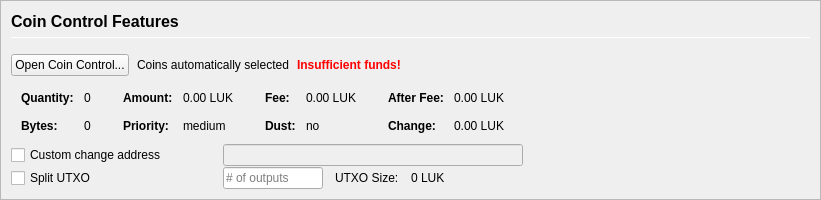
         <widget class="QFrame" name="frameCoinControl">
          <property name="sizePolicy">
           <sizepolicy hsizetype="Expanding" vsizetype="Expanding">
            <horstretch>0</horstretch>
            <verstretch>0</verstretch>
           </sizepolicy>
          </property>
          <property name="maximumSize">
           <size>
            <width>16777215</width>
            <height>16777215</height>
           </size>
          </property>
          <property name="frameShape">
           <enum>QFrame::StyledPanel</enum>
          </property>
          <property name="frameShadow">
           <enum>QFrame::Sunken</enum>
          </property>
          <layout class="QVBoxLayout" name="verticalLayoutCoinControl2">
           <property name="spacing">
            <number>0</number>
           </property>
           <property name="leftMargin">
            <number>0</number>
           </property>
           <property name="topMargin">
            <number>0</number>
           </property>
           <property name="rightMargin">
            <number>0</number>
           </property>
           <property name="bottomMargin">
            <number>0</number>
           </property>
           <item>
            <widget class="QFrame" name="frameCoinControl_BG">
             <layout class="QVBoxLayout" name="verticalLayoutCoinControl" stretch="0,0,0,0,0,0">
              <property name="spacing">
               <number>1</number>
              </property>
              <property name="leftMargin">
               <number>10</number>
              </property>
              <property name="topMargin">
               <number>10</number>
              </property>
              <item>
               <layout class="QHBoxLayout" name="horizontalLayoutCoinControl1">
                <property name="bottomMargin">
                 <number>15</number>
                </property>
                <item>
                 <layout class="QVBoxLayout" name="verticalLayout_3">
                  <property name="spacing">
                   <number>6</number>
                  </property>
                  <item>
                   <widget class="QLabel" name="labelCoinControlFeatures">
                    <property name="sizePolicy">
                     <sizepolicy hsizetype="Preferred" vsizetype="Maximum">
                      <horstretch>0</horstretch>
                      <verstretch>0</verstretch>
                     </sizepolicy>
                    </property>
                    <property name="minimumSize">
                     <size>
                      <width>0</width>
                      <height>20</height>
                     </size>
                    </property>
                    <property name="font">
                     <font>
                      <pointsize>12</pointsize>
                      <weight>75</weight>
                      <bold>true</bold>
                     </font>
                    </property>
                    <property name="styleSheet">
                     <string notr="true">font-weight:bold;</string>
                    </property>
                    <property name="text">
                     <string>Coin Control Features</string>
                    </property>
                   </widget>
                  </item>
                  <item>
                   <widget class="Line" name="line">
                    <property name="minimumSize">
                     <size>
                      <width>0</width>
                      <height>1</height>
                     </size>
                    </property>
                    <property name="maximumSize">
                     <size>
                      <width>16777215</width>
                      <height>1</height>
                     </size>
                    </property>
                    <property name="orientation">
                     <enum>Qt::Horizontal</enum>
                    </property>
                   </widget>
                  </item>
                 </layout>
                </item>
               </layout>
              </item>
              <item>
               <layout class="QHBoxLayout" name="horizontalLayoutCoinControl2" stretch="0,0,0,0">
                <property name="spacing">
                 <number>8</number>
                </property>
                <property name="bottomMargin">
                 <number>10</number>
                </property>
                <item>
                 <widget class="QPushButton" name="pushButtonCoinControl">
                  <property name="styleSheet">
                   <string notr="true"/>
                  </property>
                  <property name="text">
                   <string>Open Coin Control...</string>
                  </property>
                  <property name="autoDefault">
                   <bool>false</bool>
                  </property>
                 </widget>
                </item>
                <item>
                 <widget class="QLabel" name="labelCoinControlAutomaticallySelected">
                  <property name="text">
                   <string>Coins automatically selected</string>
                  </property>
                  <property name="margin">
                   <number>5</number>
                  </property>
                 </widget>
                </item>
                <item>
                 <widget class="QLabel" name="labelCoinControlInsuffFunds">
                  <property name="font">
                   <font>
                    <weight>75</weight>
                    <bold>true</bold>
                   </font>
                  </property>
                  <property name="styleSheet">
                   <string notr="true">color:red;font-weight:bold;</string>
                  </property>
                  <property name="text">
                   <string>Insufficient funds!</string>
                  </property>
                  <property name="margin">
                   <number>5</number>
                  </property>
                 </widget>
                </item>
                <item>
                 <spacer name="horizontalSpacerCoinControl">
                  <property name="orientation">
                   <enum>Qt::Horizontal</enum>
                  </property>
                  <property name="sizeHint" stdset="0">
                   <size>
                    <width>40</width>
                    <height>1</height>
                   </size>
                  </property>
                 </spacer>
                </item>
               </layout>
              </item>
              <item>
               <widget class="QWidget" name="widgetCoinControl" native="true">
                <property name="sizePolicy">
                 <sizepolicy hsizetype="Preferred" vsizetype="Preferred">
                  <horstretch>0</horstretch>
                  <verstretch>0</verstretch>
                 </sizepolicy>
                </property>
                <property name="minimumSize">
                 <size>
                  <width>0</width>
                  <height>0</height>
                 </size>
                </property>
                <property name="styleSheet">
                 <string notr="true"/>
                </property>
                <layout class="QHBoxLayout" name="horizontalLayoutCoinControl5">
                 <property name="leftMargin">
                  <number>0</number>
                 </property>
                 <property name="topMargin">
                  <number>0</number>
                 </property>
                 <property name="rightMargin">
                  <number>0</number>
                 </property>
                 <property name="bottomMargin">
                  <number>0</number>
                 </property>
                 <item>
                  <layout class="QHBoxLayout" name="horizontalLayoutCoinControl3" stretch="0,0,0,1">
                   <property name="spacing">
                    <number>20</number>
                   </property>
                   <property name="topMargin">
                    <number>0</number>
                   </property>
                   <property name="bottomMargin">
                    <number>10</number>
                   </property>
                   <item>
                    <layout class="QFormLayout" name="formLayoutCoinControl1">
                     <property name="horizontalSpacing">
                      <number>10</number>
                     </property>
                     <property name="verticalSpacing">
                      <number>14</number>
                     </property>
                     <property name="leftMargin">
                      <number>10</number>
                     </property>
                     <property name="topMargin">
                      <number>4</number>
                     </property>
                     <property name="rightMargin">
                      <number>6</number>
                     </property>
                     <item row="0" column="0">
                      <widget class="QLabel" name="labelCoinControlQuantityText">
                       <property name="font">
                        <font>
                         <weight>75</weight>
                         <bold>true</bold>
                        </font>
                       </property>
                       <property name="text">
                        <string>Quantity:</string>
                       </property>
                       <property name="margin">
                        <number>0</number>
                       </property>
                      </widget>
                     </item>
                     <item row="0" column="1">
                      <widget class="QLabel" name="labelCoinControlQuantity">
                       <property name="cursor">
                        <cursorShape>IBeamCursor</cursorShape>
                       </property>
                       <property name="contextMenuPolicy">
                        <enum>Qt::ActionsContextMenu</enum>
                       </property>
                       <property name="text">
                        <string notr="true">0</string>
                       </property>
                       <property name="margin">
                        <number>0</number>
                       </property>
                       <property name="textInteractionFlags">
                        <set>Qt::LinksAccessibleByMouse|Qt::TextSelectableByKeyboard|Qt::TextSelectableByMouse</set>
                       </property>
                      </widget>
                     </item>
                     <item row="1" column="0">
                      <widget class="QLabel" name="labelCoinControlBytesText">
                       <property name="font">
                        <font>
                         <weight>75</weight>
                         <bold>true</bold>
                        </font>
                       </property>
                       <property name="text">
                        <string>Bytes:</string>
                       </property>
                      </widget>
                     </item>
                     <item row="1" column="1">
                      <widget class="QLabel" name="labelCoinControlBytes">
                       <property name="cursor">
                        <cursorShape>IBeamCursor</cursorShape>
                       </property>
                       <property name="contextMenuPolicy">
                        <enum>Qt::ActionsContextMenu</enum>
                       </property>
                       <property name="text">
                        <string notr="true">0</string>
                       </property>
                       <property name="textInteractionFlags">
                        <set>Qt::LinksAccessibleByMouse|Qt::TextSelectableByKeyboard|Qt::TextSelectableByMouse</set>
                       </property>
                      </widget>
                     </item>
                    </layout>
                   </item>
                   <item>
                    <layout class="QFormLayout" name="formLayoutCoinControl2">
                     <property name="horizontalSpacing">
                      <number>10</number>
                     </property>
                     <property name="verticalSpacing">
                      <number>14</number>
                     </property>
                     <property name="leftMargin">
                      <number>6</number>
                     </property>
                     <property name="topMargin">
                      <number>4</number>
                     </property>
                     <property name="rightMargin">
                      <number>6</number>
                     </property>
                     <item row="0" column="0">
                      <widget class="QLabel" name="labelCoinControlAmountText">
                       <property name="font">
                        <font>
                         <weight>75</weight>
                         <bold>true</bold>
                        </font>
                       </property>
                       <property name="text">
                        <string>Amount:</string>
                       </property>
                       <property name="margin">
                        <number>0</number>
                       </property>
                      </widget>
                     </item>
                     <item row="0" column="1">
                      <widget class="QLabel" name="labelCoinControlAmount">
                       <property name="cursor">
                        <cursorShape>IBeamCursor</cursorShape>
                       </property>
                       <property name="contextMenuPolicy">
                        <enum>Qt::ActionsContextMenu</enum>
                       </property>
                       <property name="text">
                        <string notr="true">0.00 LUK</string>
                       </property>
                       <property name="textInteractionFlags">
                        <set>Qt::LinksAccessibleByMouse|Qt::TextSelectableByKeyboard|Qt::TextSelectableByMouse</set>
                       </property>
                      </widget>
                     </item>
                     <item row="1" column="0">
                      <widget class="QLabel" name="labelCoinControlPriorityText">
                       <property name="font">
                        <font>
                         <weight>75</weight>
                         <bold>true</bold>
                        </font>
                       </property>
                       <property name="text">
                        <string>Priority:</string>
                       </property>
                      </widget>
                     </item>
                     <item row="1" column="1">
                      <widget class="QLabel" name="labelCoinControlPriority">
                       <property name="cursor">
                        <cursorShape>IBeamCursor</cursorShape>
                       </property>
                       <property name="contextMenuPolicy">
                        <enum>Qt::ActionsContextMenu</enum>
                       </property>
                       <property name="text">
                        <string>medium</string>
                       </property>
                       <property name="textInteractionFlags">
                        <set>Qt::LinksAccessibleByMouse|Qt::TextSelectableByKeyboard|Qt::TextSelectableByMouse</set>
                       </property>
                      </widget>
                     </item>
                    </layout>
                   </item>
                   <item>
                    <layout class="QFormLayout" name="formLayoutCoinControl3">
                     <property name="horizontalSpacing">
                      <number>10</number>
                     </property>
                     <property name="verticalSpacing">
                      <number>14</number>
                     </property>
                     <property name="leftMargin">
                      <number>6</number>
                     </property>
                     <property name="topMargin">
                      <number>4</number>
                     </property>
                     <property name="rightMargin">
                      <number>6</number>
                     </property>
                     <item row="0" column="0">
                      <widget class="QLabel" name="labelCoinControlFeeText">
                       <property name="font">
                        <font>
                         <weight>75</weight>
                         <bold>true</bold>
                        </font>
                       </property>
                       <property name="text">
                        <string>Fee:</string>
                       </property>
                       <property name="margin">
                        <number>0</number>
                       </property>
                      </widget>
                     </item>
                     <item row="0" column="1">
                      <widget class="QLabel" name="labelCoinControlFee">
                       <property name="cursor">
                        <cursorShape>IBeamCursor</cursorShape>
                       </property>
                       <property name="contextMenuPolicy">
                        <enum>Qt::ActionsContextMenu</enum>
                       </property>
                       <property name="text">
                        <string notr="true">0.00 LUK</string>
                       </property>
                       <property name="textInteractionFlags">
                        <set>Qt::LinksAccessibleByMouse|Qt::TextSelectableByKeyboard|Qt::TextSelectableByMouse</set>
                       </property>
                      </widget>
                     </item>
                     <item row="1" column="0">
                      <widget class="QLabel" name="labelCoinControlLowOutputText">
                       <property name="font">
                        <font>
                         <weight>75</weight>
                         <bold>true</bold>
                        </font>
                       </property>
                       <property name="text">
                        <string>Dust:</string>
                       </property>
                      </widget>
                     </item>
                     <item row="1" column="1">
                      <widget class="QLabel" name="labelCoinControlLowOutput">
                       <property name="cursor">
                        <cursorShape>IBeamCursor</cursorShape>
                       </property>
                       <property name="contextMenuPolicy">
                        <enum>Qt::ActionsContextMenu</enum>
                       </property>
                       <property name="text">
                        <string>no</string>
                       </property>
                       <property name="textInteractionFlags">
                        <set>Qt::LinksAccessibleByMouse|Qt::TextSelectableByKeyboard|Qt::TextSelectableByMouse</set>
                       </property>
                      </widget>
                     </item>
                    </layout>
                   </item>
                   <item>
                    <layout class="QFormLayout" name="formLayoutCoinControl4">
                     <property name="horizontalSpacing">
                      <number>10</number>
                     </property>
                     <property name="verticalSpacing">
                      <number>14</number>
                     </property>
                     <property name="leftMargin">
                      <number>6</number>
                     </property>
                     <property name="topMargin">
                      <number>4</number>
                     </property>
                     <property name="rightMargin">
                      <number>6</number>
                     </property>
                     <item row="0" column="0">
                      <widget class="QLabel" name="labelCoinControlAfterFeeText">
                       <property name="font">
                        <font>
                         <weight>75</weight>
                         <bold>true</bold>
                        </font>
                       </property>
                       <property name="text">
                        <string>After Fee:</string>
                       </property>
                       <property name="margin">
                        <number>0</number>
                       </property>
                      </widget>
                     </item>
                     <item row="0" column="1">
                      <widget class="QLabel" name="labelCoinControlAfterFee">
                       <property name="cursor">
                        <cursorShape>IBeamCursor</cursorShape>
                       </property>
                       <property name="contextMenuPolicy">
                        <enum>Qt::ActionsContextMenu</enum>
                       </property>
                       <property name="text">
                        <string notr="true">0.00 LUK</string>
                       </property>
                       <property name="textInteractionFlags">
                        <set>Qt::LinksAccessibleByMouse|Qt::TextSelectableByKeyboard|Qt::TextSelectableByMouse</set>
                       </property>
                      </widget>
                     </item>
                     <item row="1" column="0">
                      <widget class="QLabel" name="labelCoinControlChangeText">
                       <property name="font">
                        <font>
                         <weight>75</weight>
                         <bold>true</bold>
                        </font>
                       </property>
                       <property name="text">
                        <string>Change:</string>
                       </property>
                      </widget>
                     </item>
                     <item row="1" column="1">
                      <widget class="QLabel" name="labelCoinControlChange">
                       <property name="cursor">
                        <cursorShape>IBeamCursor</cursorShape>
                       </property>
                       <property name="contextMenuPolicy">
                        <enum>Qt::ActionsContextMenu</enum>
                       </property>
                       <property name="text">
                        <string notr="true">0.00 LUK</string>
                       </property>
                       <property name="textInteractionFlags">
                        <set>Qt::LinksAccessibleByMouse|Qt::TextSelectableByKeyboard|Qt::TextSelectableByMouse</set>
                       </property>
                      </widget>
                     </item>
                    </layout>
                   </item>
                  </layout>
                 </item>
                </layout>
               </widget>
              </item>
              <item>
               <layout class="QHBoxLayout" name="horizontalLayoutCoinControl4">
                <property name="spacing">
                 <number>12</number>
                </property>
                <property name="sizeConstraint">
                 <enum>QLayout::SetDefaultConstraint</enum>
                </property>
                <property name="topMargin">
                 <number>0</number>
                </property>
                <property name="rightMargin">
                 <number>0</number>
                </property>
                <item>
                 <widget class="QCheckBox" name="checkBoxCoinControlChange">
                  <property name="sizePolicy">
                   <sizepolicy hsizetype="Preferred" vsizetype="Preferred">
                    <horstretch>0</horstretch>
                    <verstretch>0</verstretch>
                   </sizepolicy>
                  </property>
                  <property name="minimumSize">
                   <size>
                    <width>200</width>
                    <height>0</height>
                   </size>
                  </property>
                  <property name="maximumSize">
                   <size>
                    <width>200</width>
                    <height>16777215</height>
                   </size>
                  </property>
                  <property name="toolTip">
                   <string>If this is activated, but the change address is empty or invalid, change will be sent to a newly generated address.</string>
                  </property>
                  <property name="text">
                   <string>Custom change address</string>
                  </property>
                 </widget>
                </item>
                <item>
                 <widget class="QValidatedLineEdit" name="lineEditCoinControlChange">
                  <property name="enabled">
                   <bool>false</bool>
                  </property>
                  <property name="sizePolicy">
                   <sizepolicy hsizetype="Preferred" vsizetype="Preferred">
                    <horstretch>0</horstretch>
                    <verstretch>0</verstretch>
                   </sizepolicy>
                  </property>
                  <property name="minimumSize">
                   <size>
                    <width>300</width>
                    <height>0</height>
                   </size>
                  </property>
                 </widget>
                </item>
                <item>
                 <widget class="QLabel" name="labelCoinControlChangeLabel">
                  <property name="sizePolicy">
                   <sizepolicy hsizetype="Preferred" vsizetype="Preferred">
                    <horstretch>0</horstretch>
                    <verstretch>0</verstretch>
                   </sizepolicy>
                  </property>
                  <property name="minimumSize">
                   <size>
                    <width>100</width>
                    <height>0</height>
                   </size>
                  </property>
                  <property name="text">
                   <string/>
                  </property>
                  <property name="margin">
                   <number>3</number>
                  </property>
                 </widget>
                </item>
               </layout>
              </item>
              <item>
               <layout class="QHBoxLayout" name="horizontalLayoutCoinControl6">
                <property name="spacing">
                 <number>12</number>
                </property>
                <property name="rightMargin">
                 <number>0</number>
                </property>
                <item>
                 <widget class="QCheckBox" name="splitBlockCheckBox">
                  <property name="sizePolicy">
                   <sizepolicy hsizetype="Preferred" vsizetype="Preferred">
                    <horstretch>0</horstretch>
                    <verstretch>0</verstretch>
                   </sizepolicy>
                  </property>
                  <property name="minimumSize">
                   <size>
                    <width>200</width>
                    <height>0</height>
                   </size>
                  </property>
                  <property name="maximumSize">
                   <size>
                    <width>200</width>
                    <height>16777215</height>
                   </size>
                  </property>
                  <property name="text">
                   <string>Split UTXO</string>
                  </property>
                 </widget>
                </item>
                <item>
                 <widget class="QLineEdit" name="splitBlockLineEdit">
                  <property name="sizePolicy">
                   <sizepolicy hsizetype="Preferred" vsizetype="Preferred">
                    <horstretch>50</horstretch>
                    <verstretch>0</verstretch>
                   </sizepolicy>
                  </property>
                  <property name="minimumSize">
                   <size>
                    <width>100</width>
                    <height>0</height>
                   </size>
                  </property>
                  <property name="maximumSize">
                   <size>
                    <width>100</width>
                    <height>16777215</height>
                   </size>
                  </property>
                  <property name="placeholderText">
                   <string># of outputs</string>
                  </property>
                 </widget>
                </item>
                <item>
                 <widget class="QLabel" name="labelBlockSizeText">
                  <property name="text">
                   <string>UTXO Size:</string>
                  </property>
                 </widget>
                </item>
                <item>
                 <widget class="QLabel" name="labelBlockSize">
                  <property name="text">
                   <string>0 LUK</string>
                  </property>
                 </widget>
                </item>
                <item>
                 <spacer name="horizontalSpacer_7">
                  <property name="orientation">
                   <enum>Qt::Horizontal</enum>
                  </property>
                  <property name="sizeHint" stdset="0">
                   <size>
                    <width>40</width>
                    <height>20</height>
                   </size>
                  </property>
                 </spacer>
                </item>
               </layout>
              </item>
              <item>
               <spacer name="verticalSpacerCoinControl">
                <property name="orientation">
                 <enum>Qt::Vertical</enum>
                </property>
                <property name="sizeHint" stdset="0">
                 <size>
                  <width>800</width>
                  <height>1</height>
                 </size>
                </property>
               </spacer>
              </item>
             </layout>
            </widget>
           </item>
          </layout>
         </widget>
